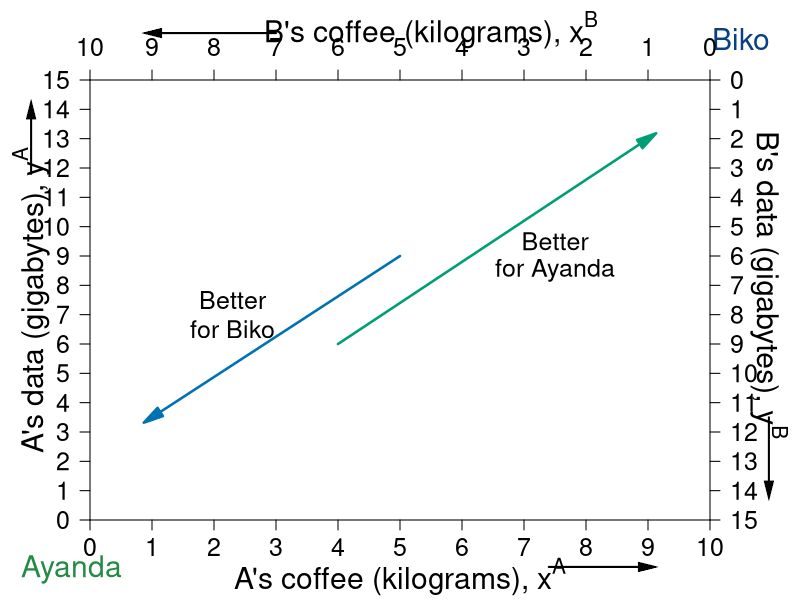

Source code (R):
require(shape)
pdf(file = "property/edgeworth_better_worse.pdf", width = 9, height = 7)

#Set parameters for graphics
axislabelsize <- 1.8
labelsize <- 1.5
namesize <- 1.8
annotatesize <- 1.5
graphlinewidth <- 2
segmentlinewidth <- 1.5

indiffcurveA1 <- function(x, U = 4, A = 1, a = 0.5) {
  ((((U-2)/A)*(1/x)^a)^(1/(1-a)))
}

indiffcurveA2 <- function(x, U = 4, A = 1, a = 0.5) {
  (((U/A)*(1/x)^a)^(1/(1-a)))
}

indiffcurveA3 <- function(x, U = 4, A = 1, a = 0.5) {
  ((((U+2)/A)*(1/x)^a)^(1/(1-a)))
}

#Aisha happens to have found 8 coffee and 2 data, 
#and Betty happens to have found 2 coffee and 13 data. 
#Aisha's utility (8^0.5)*(2^0.5) = 4
#Betty's utility (2^0.5)*(13^0.5) = 5.09

COL <- c("#7fc97f", "#beaed4", "#fdc086", "#ffff99", "#386cb0", "#f0027f", "#bf5b17", "#666666")
COLA <- c("#99d8c9","#66c2a4","#41ae76", "#238b45", "#005824")
COLB <- c("#4eb3d3", "#2b8cbe", "#0868ac","#084081")
CBCols <- c("#009E73","#0072B2","#E69F00","#CC79A7", "#F0E442")

par(mar =  c(4, 4.5, 4, 4.5))
xlims <- c(0, 10)
ylims <- c(0, 15)
xlims2 <- c(10, 0)
ylims2 <- c(15, 0)

plot(0, 0, xlim = xlims, ylim = ylims, type = "n",
     xlab = "",
     ylab = "", 
     line = 2.5,
     xaxt = "n", 
     yaxt = "n", 
     bty = "n",
     xaxs="i", 
     yaxs="i")

mtext(expression(paste("A's coffee (kilograms), ", x^A)), side=1, line = 3, cex = axislabelsize)

text(-0.95, 0.5*ylims[2], expression(paste("A's data (gigabytes), ", y^A)), xpd = TRUE, cex = axislabelsize, srt = 90) 

#Add arrows:
Arrows(-0.95, 11.8, -0.95, 14, col = "black", lty = 1, lwd = 2, arr.type = "triangle", arr.lwd = 0.5, xpd = TRUE)
Arrows(7.4, -1.6, 9, -1.6, col = "black", lty = 1, lwd = 2, arr.type = "triangle", arr.lwd = 0.5, xpd = TRUE)


npts <- 500 
npts2 <- 501
#Specify the sequences of points for graphing. 
xx1 <- seq(xlims[1], xlims[2], length.out = npts)
#xx2 <- seq(xlims[1], xlims[2], length.out = npts)
#xx3 <- seq(xlims[1], xlims[2], length.out = npts2)
#xx4 <- seq(xlims[1], 10, length.out = npts2)

#Draw the lines for the graphs
#lines(xx1, indiffcurveA1(xx1), col = COLA[3], lwd = 4)
#lines(xx1, indiffcurveA2(xx1), col = COLA[3], lwd = 4)
#lines(xx1, indiffcurveA3(xx1), col = COLA[3], lwd = 4)
#lines(xx2, solowCondition(xx2, delta = 5), col = COL[3], lwd = 4)
#lines(xx2, solowInfeas(xx2, delta = 5), col = COL[1], lwd = 4, lty = 2)

#Customize ticks and labels for the plot
ticksy <- seq(from = 0, to = 15, by = 1)
ylabels <- seq(from = 0, to = 15, by = 1)
ticksx <- seq(from = 0, to = 10, by = 1)
xlabels <- seq(from = 0, to = 10, by = 1)
axis(1, at = ticksx, pos = 0, labels = xlabels, cex.axis = labelsize)
axis(2, at = ticksy, pos = 0, labels = ylabels, las = 1, cex.axis = labelsize)


text(-0.3, -1.7, expression("Ayanda"), xpd = TRUE, cex = namesize, col = COLA[4])
text(10.5, 16.4, expression("Biko"), xpd = TRUE, cex = namesize, col = COLB[4])


#Set up second axes and labels
par(new = TRUE)
#par(mar =  c(6, 4, 4, 4))

xlims2 <- c(10, 0)
ylims2 <- c(15, 0)

plot(0, 0, xlim = xlims2, ylim = ylims2, type = "n",
     xlab = expression(paste("")),
     ylab = expression(paste("")),
     xaxt = "n", 
     yaxt = "n", 
     cex.lab = 1.3, 
     bty = "n",
     xaxs="i", 
     yaxs="i")

axis(side = 3, at = ticksx, pos = 0, labels = xlabels, cex.axis = labelsize)
axis(side = 4, at = ticksy, pos = 0, labels = ylabels, las = 1, cex.axis = labelsize)
#axis(side=3, at = xlims2, pos = 0)

text(4.5, -1.7, expression(paste("B's coffee (kilograms), ", x^B)), xpd = TRUE, cex = axislabelsize)
text(-0.95, 7, expression(paste("B's data (gigabytes), ", y^B)), xpd = TRUE, cex = axislabelsize, srt = 270) 

#Add arrows:
Arrows(-0.95, 11.5, -0.95, 14, col = "black", lty = 1, lwd = 2, arr.type = "triangle", arr.lwd = 0.5, xpd = TRUE)
Arrows(7, -1.6, 9, -1.6, col = "black", lty = 1, lwd = 2, arr.type = "triangle", arr.lwd = 0.5, xpd = TRUE)


indiffcurveB1 <- function(x, U = 5.09, A = 1, a = 0.5) {
  ((((U-2)/A)*(1/x)^a)^(1/(1-a)))
}

indiffcurveB2 <- function(x, U = 5.09, A = 1, a = 0.5) {
  (((U/A)*(1/x)^a)^(1/(1-a)))
}

indiffcurveB3 <- function(x, U = 5.09, A = 1, a = 0.5) {
  ((((U+2)/A)*(1/x)^a)^(1/(1-a)))
}

#lines(xx1, indiffcurveB1(xx1), col = COLB[3], lwd = 4)
#lines(xx1, indiffcurveB2(xx1), col = COLB[3], lwd = 4)
#lines(xx1, indiffcurveB3(xx1), col = COLB[3], lwd = 4)

#Label B's indifference curves
#text(9.1, 1.6, expression(u[1]^B))
#text(9.1, 3.4, expression(u[2]^B))
#text(9.1, 6.2, expression(u[3]^B))

#Add a point for the initial endowment
#points(2, 13, pch = 16, col = "black", cex = 1.5)


#Arrow to Slope of BRF
Arrows(5, 1.5*4, 9, 11.5, lty = 1, lwd = 2.5, arr.type = "triangle",  col = CBCols[2])
Arrows(6, 1.5*6, 1, 2, lty = 1, lwd = 2.5, arr.type = "triangle",  col = CBCols[1])

text(7.7, 7.5, expression(paste("Better")), cex = labelsize)
text(7.7, 8.5, expression(paste("for Biko")), cex = labelsize)
text(2.5, 5.5, expression(paste("Better")), cex = labelsize)
text(2.5, 6.5, expression(paste("for Ayanda")), cex = labelsize)

#Arrow to Slope of isoprofit
#Arrows(13, 0.80, 15, 0.80, col = "black", lty = 1, lwd = 2, arr.type = "triangle")
#text(10.2, 0.80, expression(paste("Slope = ", frac(q, p))))

dev.off()
